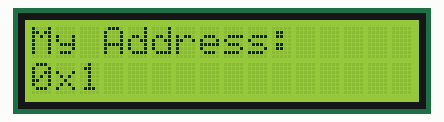
Bench run of a sketch on a simulated Arduino Uno, built with avr-gcc and run on an emulated ATmega328P. Shown: 16×2 character LCD. What the sketch prints to the serial monitor is not drawn.

Above: at 0.1 s.
At 0.7 s:
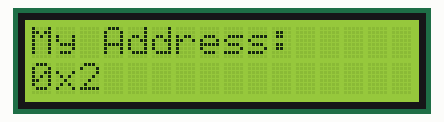
At 1.3 s:
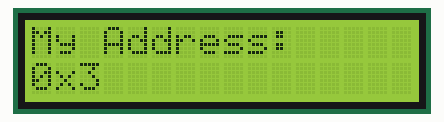
At 1.9 s:
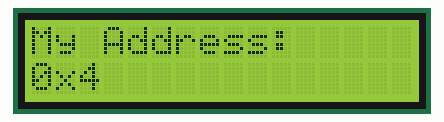
At 2.5 s:
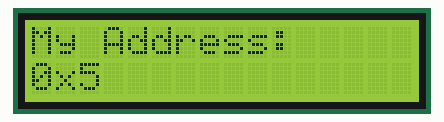
At 4.2 s:
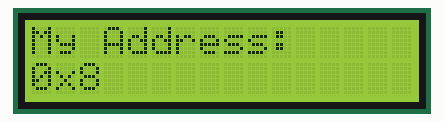

Measured:
- what the display in image 1 shows lasts 0.5 s, from 0.7 s to 1.2 s

The sketch:

multiple_lcd_address_display.ino
```cpp
#include <Wire.h>
#include <LiquidCrystal_I2C.h>

#define MAX_LCDS 8

byte lcdAddresses[MAX_LCDS];
byte lcdCount = 0;

void scanI2CDevices()
{
  lcdCount = 0;

  for (byte address = 1; address < 127; address++)
  {
    Wire.beginTransmission(address);

    if (Wire.endTransmission() == 0)
    {
      lcdAddresses[lcdCount] = address;
      lcdCount++;

      if (lcdCount >= MAX_LCDS)
        break;
    }
  }
}

void setup()
{
  Wire.begin();
  Serial.begin(9600);

  scanI2CDevices();

  Serial.print("Devices Found: ");
  Serial.println(lcdCount);

  for (byte i = 0; i < lcdCount; i++)
  {
    Serial.print("Address: 0x");
    Serial.println(lcdAddresses[i], HEX);

    LiquidCrystal_I2C lcd(lcdAddresses[i], 16, 2);

    lcd.init();
    lcd.backlight();
    lcd.clear();

    lcd.setCursor(0, 0);
    lcd.print("My Address:");

    lcd.setCursor(0, 1);
    lcd.print("0x");
    lcd.print(lcdAddresses[i], HEX);

    delay(500);
  }
}

void loop()
{
}
```
